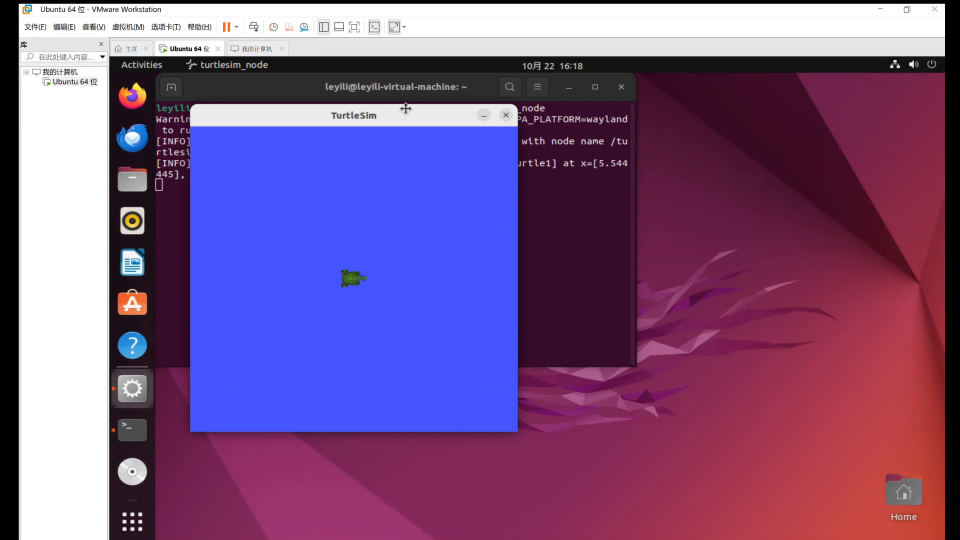
#> input picture frame 91 of Week1/lijian/自证视频.mp4, 1920 x 1080 px, given in place of test.mp4, which was not available (shown at 1/2 size)
$ python task4_webcam.py
#> lines starting #> are read from the running program, lines starting #| are printed output that depends on the picture; after the words box and inside, x2 and y2 are one past the last pixel; in counts of white or black regions, pixels touching at a corner belong together; pictures that were not available may be replaced by others from this repository, and a replacement may not be noted
import cv2
import numpy as np

# 读取已有视频文件
video_path="data/videos/test.mp4"
cap = cv2.VideoCapture(video_path)

while True:
    # 读取一帧画面
    ret, frame = cap.read()
#> frame is the input picture: shape (1080, 1920, 3); mean B, G, R 133.8, 85.2, 121.9
    if not ret:
        print("无法获取画面")
        break

    # 1. 缩小画面
    frame = cv2.resize(frame, (640, 480))
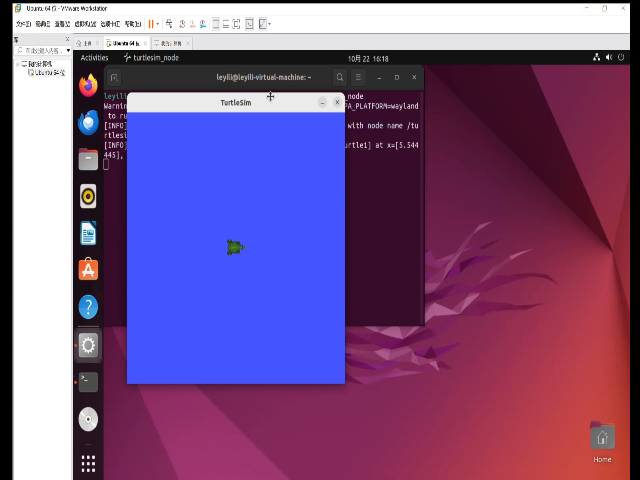
#> frame: shape (480, 640, 3); mean B, G, R 133.6, 85.1, 121.8

    # 2. 高斯滤波
    blurred = cv2.GaussianBlur(frame, (5, 5), 0)

    # 3. 转 HSV 提取绿色
    hsv = cv2.cvtColor(blurred, cv2.COLOR_BGR2HSV)
#> hsv: shape (480, 640, 3); mean H, S, V 112.2, 127.8, 158.1
    lower_green = np.array([35, 50, 50])
    upper_green = np.array([85, 255, 255])
    mask = cv2.inRange(hsv, lower_green, upper_green)
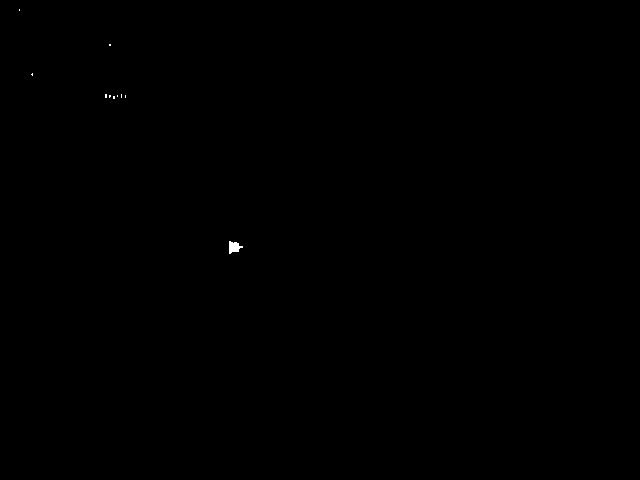
#> mask: shape (480, 640); 0.05% white; 10 white regions (9 under 20 px), largest, box (x1, y1, x2, y2) and area: (229, 241, 243, 254) 113

    # 4. 形态学操作
    kernel = np.ones((9, 9), np.uint8)
    mask = cv2.morphologyEx(mask, cv2.MORPH_OPEN, kernel)
#> mask: shape (480, 640); 0.03% white; 1 white region, box (x1, y1, x2, y2) and area: (229, 243, 239, 252) 90
    mask = cv2.morphologyEx(mask, cv2.MORPH_CLOSE, kernel)

    # 5. 找轮廓
    contours, _ = cv2.findContours(mask, cv2.RETR_EXTERNAL, cv2.CHAIN_APPROX_SIMPLE)
#> contours = [[[229, 243], [229, 251], [238, 251], [238, 243]]]

    if len(contours) > 0:
        largest_contour = max(contours, key=cv2.contourArea)
#> largest_contour = [[229, 243], [229, 251], [238, 251], [238, 243]]
        area = cv2.contourArea(largest_contour)
#> area = 72

        if area > 2000:
            x, y, w, h = cv2.boundingRect(largest_contour)
            cv2.rectangle(frame, (x, y), (x + w, y + h), (0, 255, 0), 2)

            M = cv2.moments(largest_contour)
            if M["m00"] != 0:
                cx = int(M["m10"] / M["m00"])
                cy = int(M["m01"] / M["m00"])
                cv2.circle(frame, (cx, cy), 5, (0, 0, 255), -1)

                text = f"({cx}, {cy}) Area:{int(area)}"
                cv2.putText(frame, text, (x, y - 10), cv2.FONT_HERSHEY_SIMPLEX, 0.6, (0, 255, 0), 2)

    # 显示结果画面
    cv2.imshow("Webcam Color Detection", frame)

    # 按 'q' 键退出循环
    if cv2.waitKey(1) & 0xFF == ord('q'):
#> (key q is pressed here)
        break

cap.release()
cv2.destroyAllWindows()

$ run again, starting later in the video
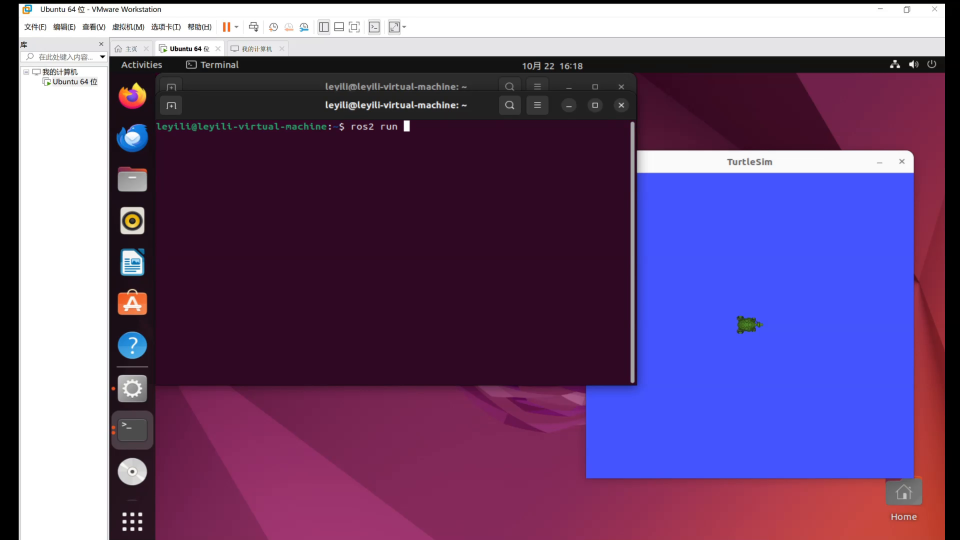
#> input picture frame 411 of Week1/lijian/自证视频.mp4, 1920 x 1080 px, given in place of test.mp4, which was not available (shown at 1/2 size)
#> frame is the input picture: shape (1080, 1920, 3); mean B, G, R 122.7, 78.3, 106.5
#> `frame = cv2.resize(frame, (640, 480))`:
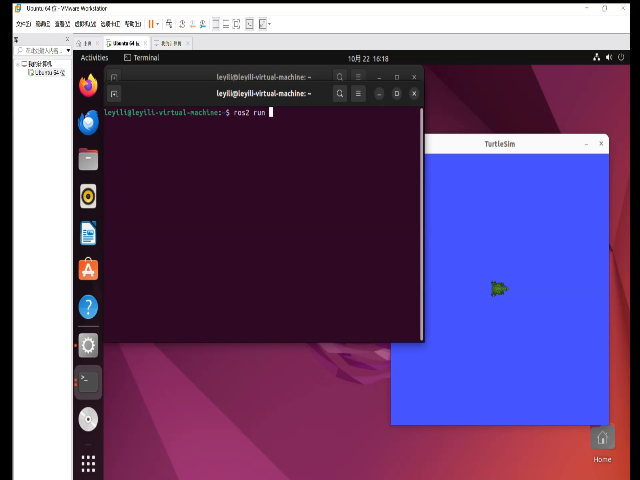
#> frame: shape (480, 640, 3); mean B, G, R 122.6, 78.2, 106.4
#> `blurred = cv2.GaussianBlur(frame, (5, 5), 0)`:
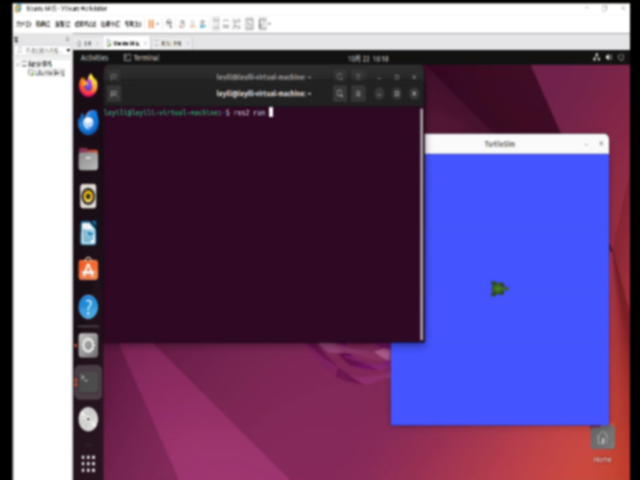
#> blurred: shape (480, 640, 3); mean B, G, R 122.6, 78.2, 106.4
#> hsv: shape (480, 640, 3); mean H, S, V 109.9, 130.8, 138.6
#> contours = [[[493, 284], [493, 293], [501, 293], [501, 284]]]
#> largest_contour = [[493, 284], [493, 293], [501, 293], [501, 284]]
#> area = 72

$ run again, starting later in the video
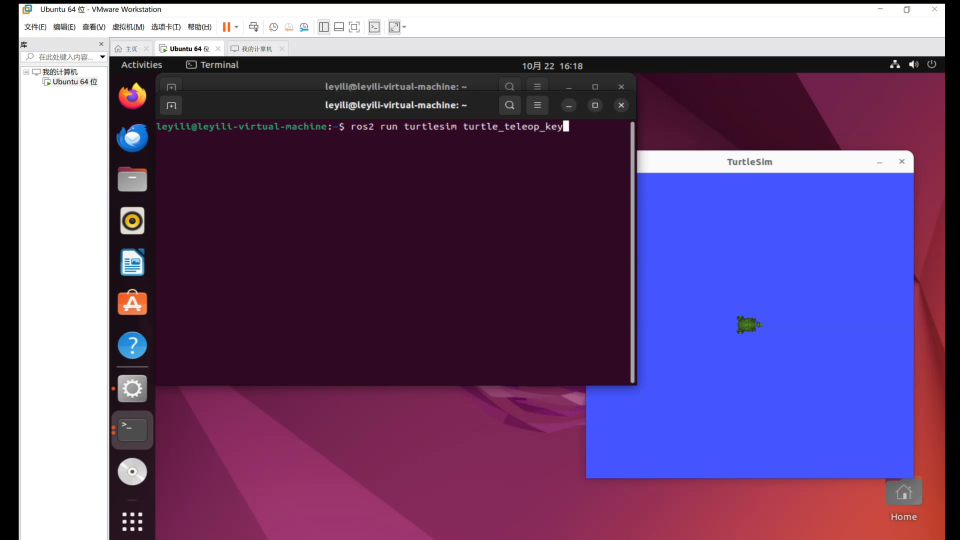
#> input picture frame 731 of Week1/lijian/自证视频.mp4, 1920 x 1080 px, given in place of test.mp4, which was not available (shown at 1/2 size)
#> frame is the input picture: shape (1080, 1920, 3); mean B, G, R 122.8, 78.4, 106.6
#> `frame = cv2.resize(frame, (640, 480))`:
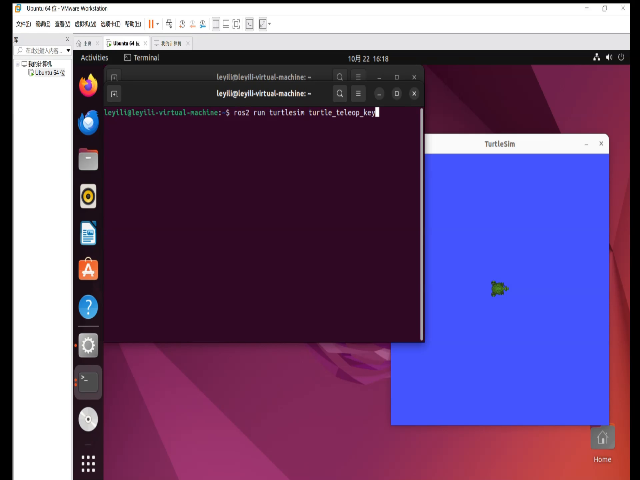
#> frame: shape (480, 640, 3); mean B, G, R 122.7, 78.3, 106.5
#> `blurred = cv2.GaussianBlur(frame, (5, 5), 0)`:
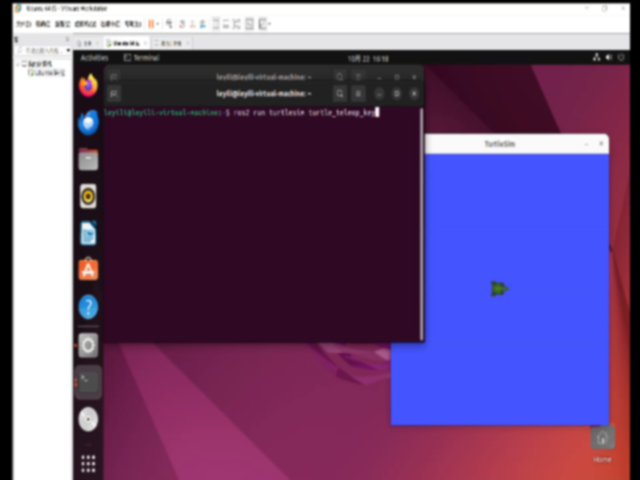
#> blurred: shape (480, 640, 3); mean B, G, R 122.7, 78.3, 106.5
#> hsv: shape (480, 640, 3); mean H, S, V 110.4, 130.5, 138.8
#> contours = [[[493, 284], [493, 293], [501, 293], [501, 284]]]
#> largest_contour = [[493, 284], [493, 293], [501, 293], [501, 284]]
#> area = 72
